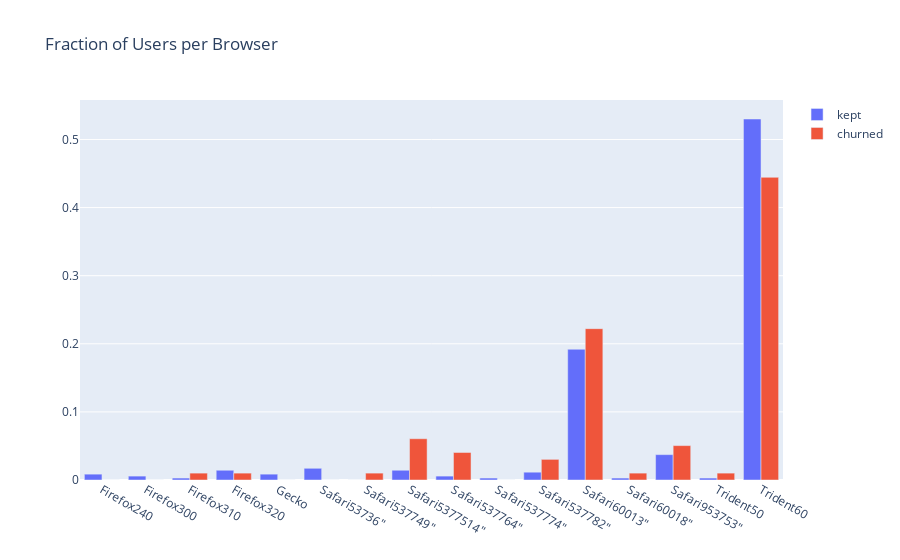

Here is the notebook cell this chart was saved with:
### Code cell
bd_kept = browser_dist.filter(F.col('label')==0).collect()[0].asDict()
kept_browsers = [bd_kept[browser] for browser in KNOWN_BROWSERS]
bd_churn = browser_dist.filter(F.col('label')==1).collect()[0].asDict()
churn_browsers = [bd_churn[browser] for browser in KNOWN_BROWSERS]

fig = gob.Figure(data=[
        gob.Bar(name="kept", x=KNOWN_BROWSERS, y=kept_browsers),
        gob.Bar(name="churned", x=KNOWN_BROWSERS, y=churn_browsers)
    ]
)
fig.update_layout(barmode='group',
                  title="Fraction of Users per Browser")
fig.show()

### Figure 1 — Plotly figure (JSON) as saved in the notebook; plotly's stock layout.template omitted (floating-point values rounded to 4 significant figures)
{"data": [{"name": "kept", "type": "bar", "x": ["Firefox240", "Firefox300", "Firefox310", "Firefox320", "Gecko", "Safari53736\"", "Safari537749\"", "Safari5377514\"", "Safari537764\"", "Safari537774\"", "Safari537782\"", "Safari60013\"", "Safari60018\"", "Safari953753\"", "Trident50", "Trident60"], "y": [0.008596, 0.005731, 0.002865, 0.01433, 0.008596, 0.01719, 0, 0.01433, 0.005731, 0.002865, 0.01146, 0.192, 0.002865, 0.03725, 0.002865, 0.5301]}, {"name": "churned", "type": "bar", "x": ["Firefox240", "Firefox300", "Firefox310", "Firefox320", "Gecko", "Safari53736\"", "Safari537749\"", "Safari5377514\"", "Safari537764\"", "Safari537774\"", "Safari537782\"", "Safari60013\"", "Safari60018\"", "Safari953753\"", "Trident50", "Trident60"], "y": [0, 0, 0.0101, 0.0101, 0, 0, 0.0101, 0.06061, 0.0404, 0, 0.0303, 0.2222, 0.0101, 0.05051, 0.0101, 0.4444]}], "layout": {"barmode": "group", "title": {"text": "Fraction of Users per Browser"}}}
